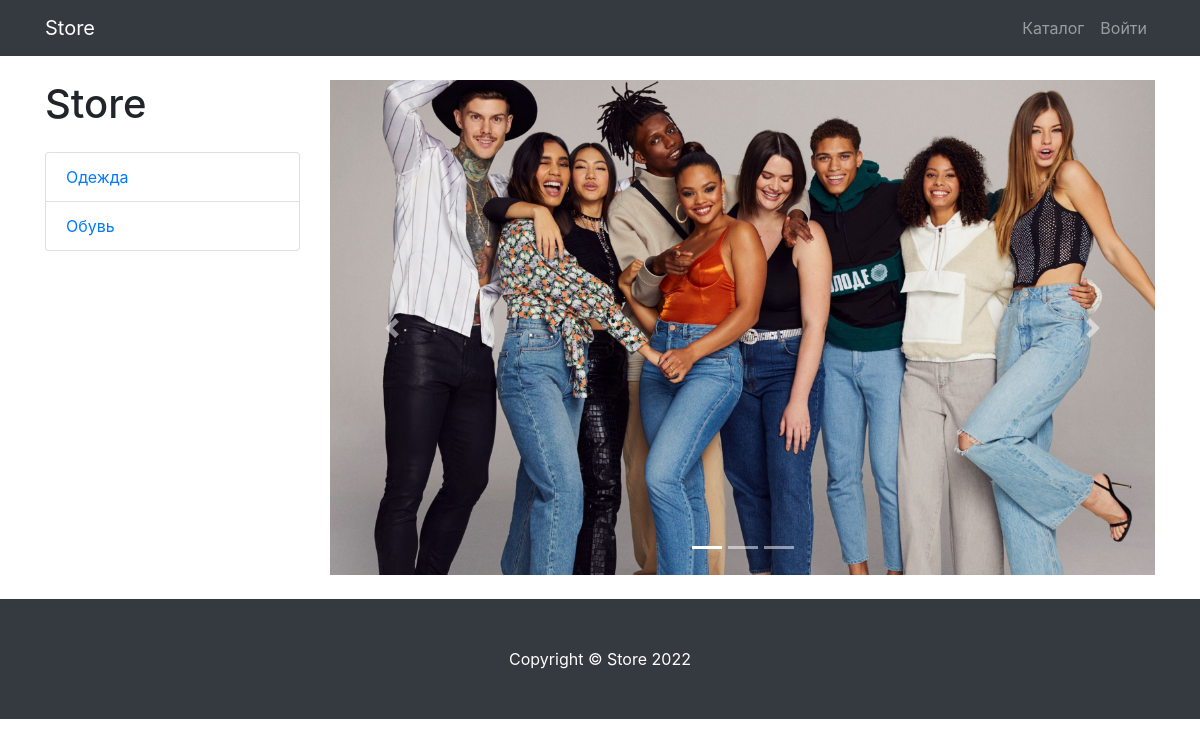
The app's page /products/category/3/, older data.
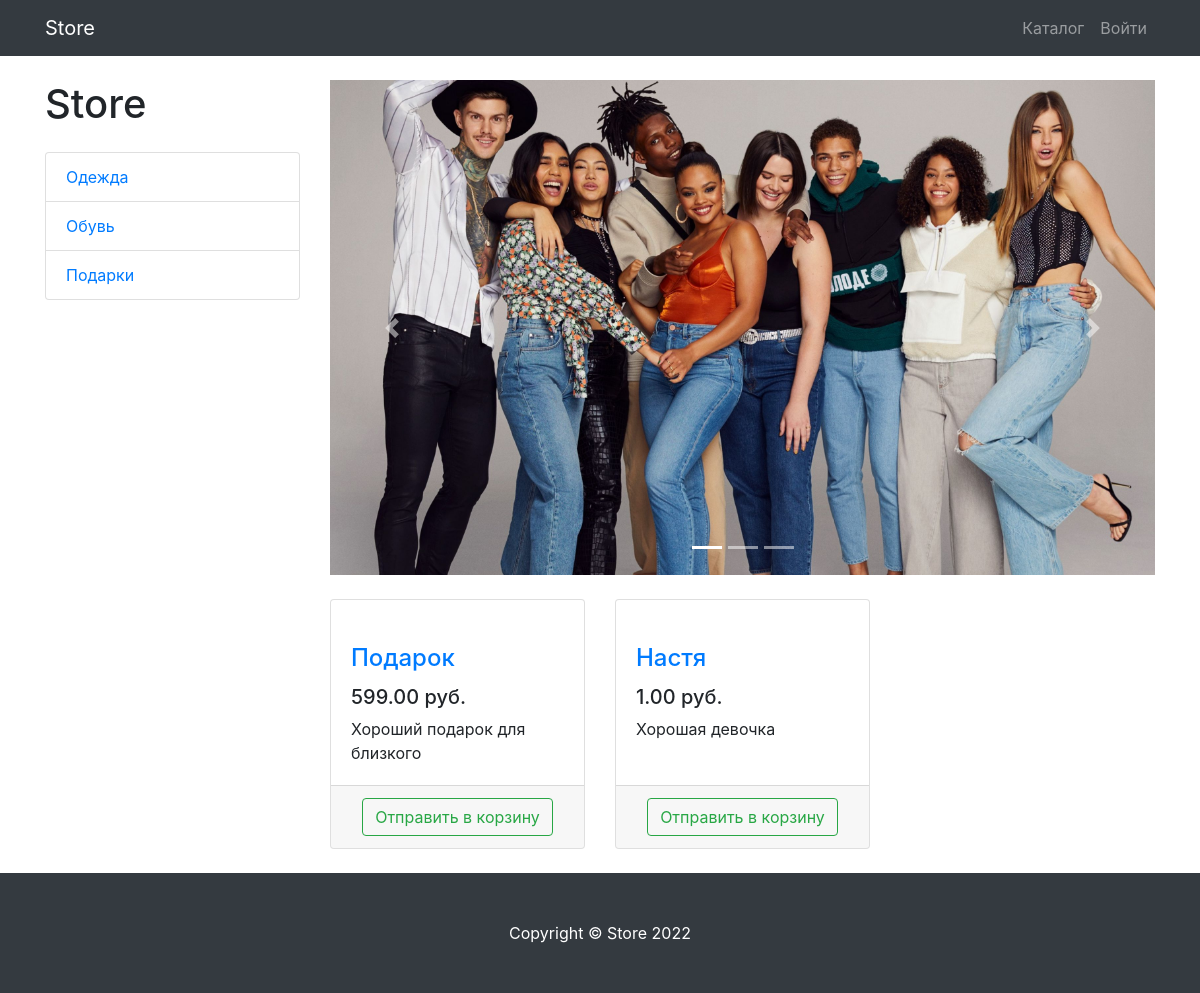
The same page, newer data.
### products/models.py (models this page shows, shortened)
class category(models.Model):
    title = models.CharField("Название категории", max_length=200, unique=True)
    description = models.TextField("Описание", null=True, blank=True)
    class Meta:                              #класс мета это создание доп настроек, с помощью этой мы сделали отображение в админке не POSTSS, а продукты, а также продукт в единственном числе
        verbose_name='Категория'
        verbose_name_plural='Категории'

class Posts(models.Model):
    title = models.CharField("Название", max_length=256)
    description = models.TextField("Описание")
    price = models.DecimalField("Цена", max_digits=6, decimal_places=2)
    quantity = models.PositiveIntegerField("Количество", default=0)
    image = models.ImageField(
        upload_to='products_images', null=True, blank=True)
    category = models.ForeignKey(
        to=category, on_delete=models.CASCADE)
    class Meta:                              #класс мета это создание доп настроек, с помощью этой мы сделали отображение в админке не POSTSS, а продукты, а также продукт в единственном числе
        verbose_name='Продукт'
        verbose_name_plural='Продукты'

### products/views.py (the view)
# urls.py: path('', ProductsListView.as_view(), name="index"),          #путь для всех объектов в каталоге
class ProductsListView(CommonContextMixin ,ListView):
    model=Posts
    template_name='products/products.html'
    paginate_by=3
    title='Store-каталог'
    def get_queryset(self) :
        queryset=super(ProductsListView,self).get_queryset()
        category_id=self.kwargs.get('category_id')                                           #теперь все данные, которые приходят к нам через юрл(к примеру категори айди) приходят в self.kwargs, там нам и нужно с ними работать. kwargs это словарь
        return queryset.filter(category_id=category_id) if category_id else queryset
    def get_context_data(self,*,object_list=None , **kwargs):
        context=super(ProductsListView,self).get_context_data()
        context['categories']=category.objects.all()
        return context

### common/views.py (called while the page is built)
    def get_context_data(self, **kwargs):
        context=super(CommonContextMixin,self).get_context_data(**kwargs)
        context['title']=self.title
        return context

### products/context_processors.py (called while the page is built)
def baskets(request):                     #Контекстный процессор, который делает переменную basket глобальной
    user=request.user
    return {'basket':Basket.objects.filter(user=user) if user.is_authenticated else []}

### products/templates/products/products.html (shortened to what this page needs)
{% extends 'products/base.html'%}
{% load static%}
{% block css%}
<link href="{%static 'vendor/css/products.css'%}" rel="stylesheet">
{%endblock%}
{%block content%}
<div class="container">
    <div class="row">
        <div class="col-lg-3">
            <h1 class="my-4">Store</h1>
            <div class="list-group">
                {%for el in categories%}
                    <a href="{%url 'products:category' el.id  %}" class="list-group-item">{{el.title}}</a>
                {%endfor%}
            </div>
        </div>
        <div class="col-lg-9">
            <div id="carouselExampleIndicators" class="carousel slide my-4" data-ride="carousel">
                <ol class="carousel-indicators">
                    <li data-target="#carouselExampleIndicators" data-slide-to="0" class="active"></li>
                    <li data-target="#carouselExampleIndicators" data-slide-to="1"></li>
                    <li data-target="#carouselExampleIndicators" data-slide-to="2"></li>
                </ol>
                <div class="carousel-inner" role="listbox">
                    <div class="carousel-item active">
                        <img class="d-block img-fluid" src="{% static 'vendor/img/slides/slide-1.jpg' %}"
                            alt="First slide">
                    </div>
                </div>
                <a class="carousel-control-prev" href="#carouselExampleIndicators" role="button" data-slide="prev">
                    <span class="carousel-control-prev-icon" aria-hidden="true"></span>
                </a>
                <a class="carousel-control-next" href="#carouselExampleIndicators" role="button" data-slide="next">
                    <span class="carousel-control-next-icon" aria-hidden="true"></span>
                </a>
            </div>
            <div class="row">
                {%if length%}
                    <div class="text=center">
                        <p class="card-text">Извините, в этой категории пока что нет товаров</p>
                    </div>
                {%else%}
                    {%for el in object_list%}
                    <div class="col-lg-4 col-md-6 mb-4">
                        <div class="card h-100">
                            <a href="#">
                            </a>
                            <div class="card-body">
                                <h4 class="card-title">
                                    <a href="#">{{el.title}}</a>
                                </h4>
                                <h5>{{el.price}} руб.</h5>
                                <p class="card-text">{{el.description}}</p>
                            </div>
                            <div class="card-footer text-center">
                                <a class='btn btn-outline-success' href="{% url 'products:basket_add' el.id%}">
                                    Отправить в корзину
                                </a>
                            </div>
                        </div>
                    </div>
                    {%endfor%}
                {%endif%}
            </div>
        </div>
    </div>
</div>
{%endblock%}
{%block footer%}
<footer class="py-5 bg-dark">
    <div class="container">
        <p class="m-0 text-center text-white">Copyright &copy; Store 2022</p>
    </div>
</footer>
{%endblock%}

Row changes from the older to the newer data that the page shows:
added category: title "Подарки"
added Posts: title "Подарок", price "599.00", description "Хороший подарок для близкого"
added Posts: title "Настя", price "1.00", description "Хорошая девочка"
